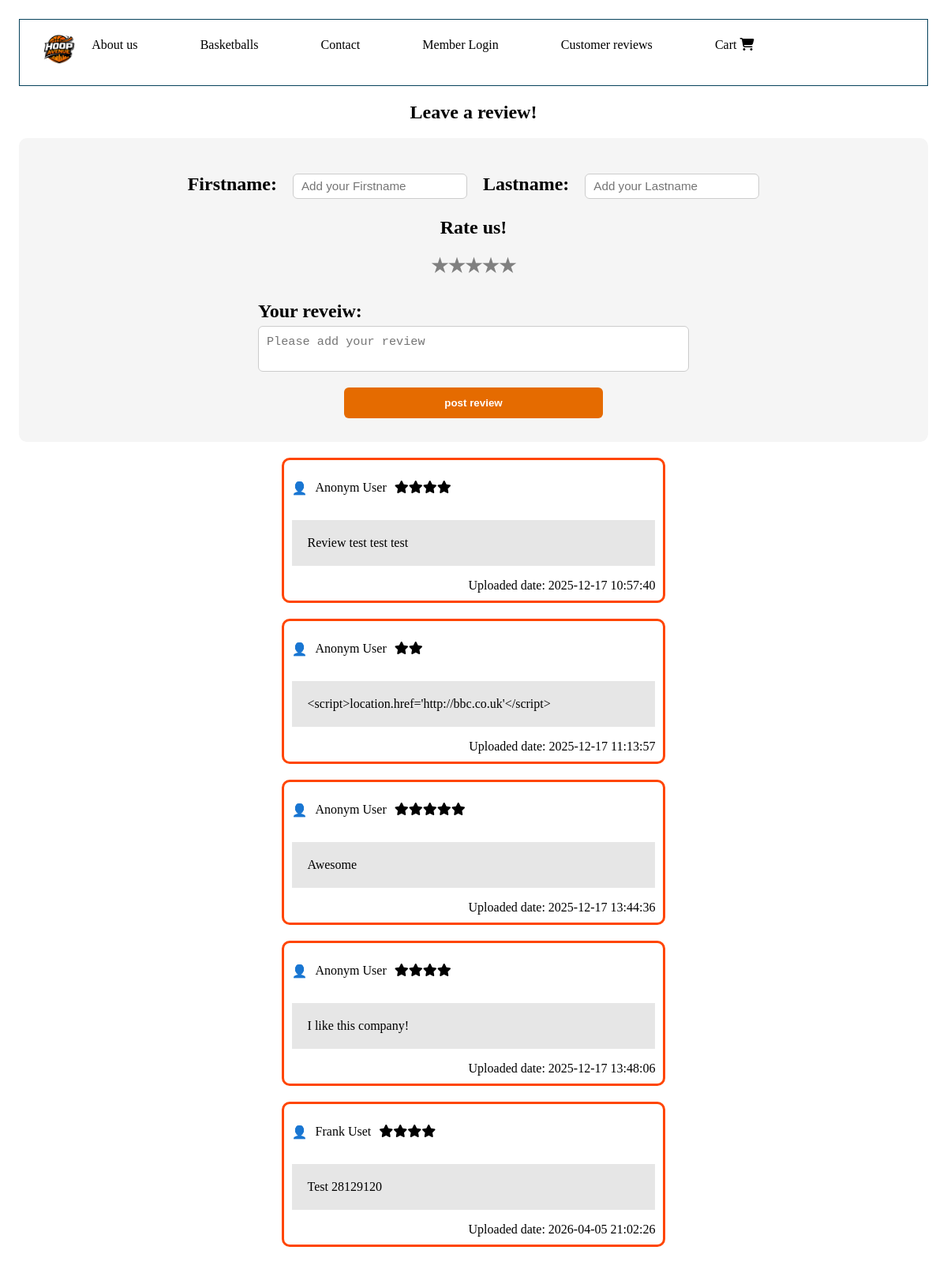
/review.php, run on the app's committed database.
### tables this page shows
CREATE TABLE IF NOT EXISTS `reviews` (
  `id` int NOT NULL AUTO_INCREMENT,
  `email` varchar(255) NOT NULL,
  `firstname` varchar(30) NOT NULL DEFAULT 'Anonymous',
  `lastname` varchar(30) NOT NULL DEFAULT 'User',
  `subject` varchar(255) NOT NULL,
  `review` text NOT NULL,
  `rating` tinyint NOT NULL,
  `created_at` timestamp NULL DEFAULT CURRENT_TIMESTAMP,
  PRIMARY KEY (`id`)
);

### review.php (the view, shortened to what this page needs)
<?php
require_once "pdo.php";
$stmt = $pdo->query("SELECT firstname, lastname,subject, review, rating,created_at FROM reviews");
$rows = $stmt->fetchAll(PDO::FETCH_ASSOC);
?>
<!DOCTYPE html>
<html lang="en">
<head>
    <link rel="stylesheet" href="css/style.css">
    <link rel="stylesheet" href="https://cdnjs.cloudflare.com/ajax/libs/font-awesome/6.5.0/css/all.min.css">
</head>
<body>
    <section id="container">
        <?php require 'project_header.php';
        title_bar("") ?>
        <h1 class="review-title">Leave a review!</h1>
        <form method="post" class="review-form">
            <div class="names-input-fields">
                <label for="reviewfname">Firstname:</label>
                <input type="text" id="reviewfname" name="reviewfname" placeholder="Add your Firstname">
                <label for="reviewlname">Lastname:</label>
                <input type="text" id="reviewlname" name="reviewlname" placeholder="Add your Lastname">
            </div>
            <div class="star-div">
                <fieldset class="star-wrap">
                    <legend>Rate us!</legend>
                    <label for="st-5">★</label>
                    <label for="st-4">★</label>
                    <label for="st-3">★</label>
                    <label for="st-2">★</label>
                    <label for="st-1">★</label>
                </fieldset>
            </div>
            <div class="textarea-div">
                <label for="review">Your reveiw:</label>
                <textarea type="text" id="review" name="review" placeholder="Please add your review" required></textarea>
            </div>
            <button type="submit">post review</button>
        </form>
        <section class="reviews-section">
            <?php
            foreach ($rows as $row) {
                echo '<article class="user-reviews-box">';
                echo '<header class="review-header">';
                echo '<div class="profile-pic">👤</div>';
                echo '<p class="user-name">';
                echo (htmlentities($row['firstname']));
                echo (htmlentities($row['lastname']));
                echo '</p>';
                echo '<section>';
                for ($x = 1; $x <= $row['rating']; $x++) {
                    echo '<span class="fa fa-star checked"></span>';
                }
                echo '</section></header>';
                echo '<p class="user-review">';
                echo (htmlentities($row['review']));
                echo '</p>';
                echo '<footer class="review-footer">
                      <time datetime="' . $row['created_at'] . '">
                        Uploaded date: ' . $row['created_at'] . '
                      </time>
                      </footer>';
                echo '</article>';
            }
            ?>
        </section>
</body>
</html>

### css/style.css (style rules this page uses)
.review-title { text-align: center; }
.star-div { display:flex; justify-content: center; margin-top: 20px; }
.star-wrap { display: flex; flex-direction: row-reverse; justify-content: flex-end; border:0; }
.star-wrap legend { margin:auto; }
.star-wrap label { font-size: 2rem; color: gray; cursor: pointer; }
legend { font-size: 1.5rem; font-weight: bold; }
.review-form { display: grid; background: #f5f5f5; padding: 30px; border-radius: 10px; margin-bottom: 20px; }
.review-form label { display: block; margin-top: 15px; margin-bottom: 5px; font-size: 1.5rem; font-weight: bold; }
.review-form input { height: 20%; }
.textarea-div { display: flex; justify-content: center; flex-direction: column; margin: auto; width:50%; }
.review-form input, .review-form textarea { padding: 10px; border-radius: 6px; border: 1px solid #ccc; font-size: 0.95rem; }
.review-form textarea { resize:none; }
.names-input-fields { display: flex; justify-content: center; gap:20px; align-items: baseline; }
.review-form button { margin-top: 20px; padding: 12px; border: none; border-radius: 6px; background-color: #e56b00; color: white; font-weight: bold; cursor: pointer; transition: 0.3s ease; width:30%; margin-left:auto; margin-right:auto; }
.user-reviews-box { margin:auto; margin-bottom: 20px; display: flex; border-color: orangered; border-width: 3px; border-style: solid; width:40%; padding:10px; border-radius: 10px; flex-direction: column; }
.review-header { display: flex; align-items: center; gap:10px; }
.user-review { padding: 20px; background-color: rgb(230, 230, 230); }
.review-footer { align-self: flex-end; }

### css/horizontal.css (style rules this page uses)
body { background-color: #ffffff; margin: 1%; padding:1%; }

### data on the page
reviews: firstname "Anonym", lastname "User", rating 4 (drawn), review "Review test test test", created_at "2025-12-17 10:57:40"
reviews: firstname "Anonym", lastname "User", rating 2 (drawn), review "<script>location.href='http://bbc.co.uk'</script>", created_at "2025-12-17 11:13:57"
reviews: firstname "Anonym", lastname "User", rating 5 (drawn), review "Awesome", created_at "2025-12-17 13:44:36"
reviews: firstname "Anonym", lastname "User", rating 4 (drawn), review "I like this company!", created_at "2025-12-17 13:48:06"
reviews: firstname "Frank", lastname "Uset", rating 4 (drawn), review "Test 28129120", created_at "2026-04-05 21:02:26"
